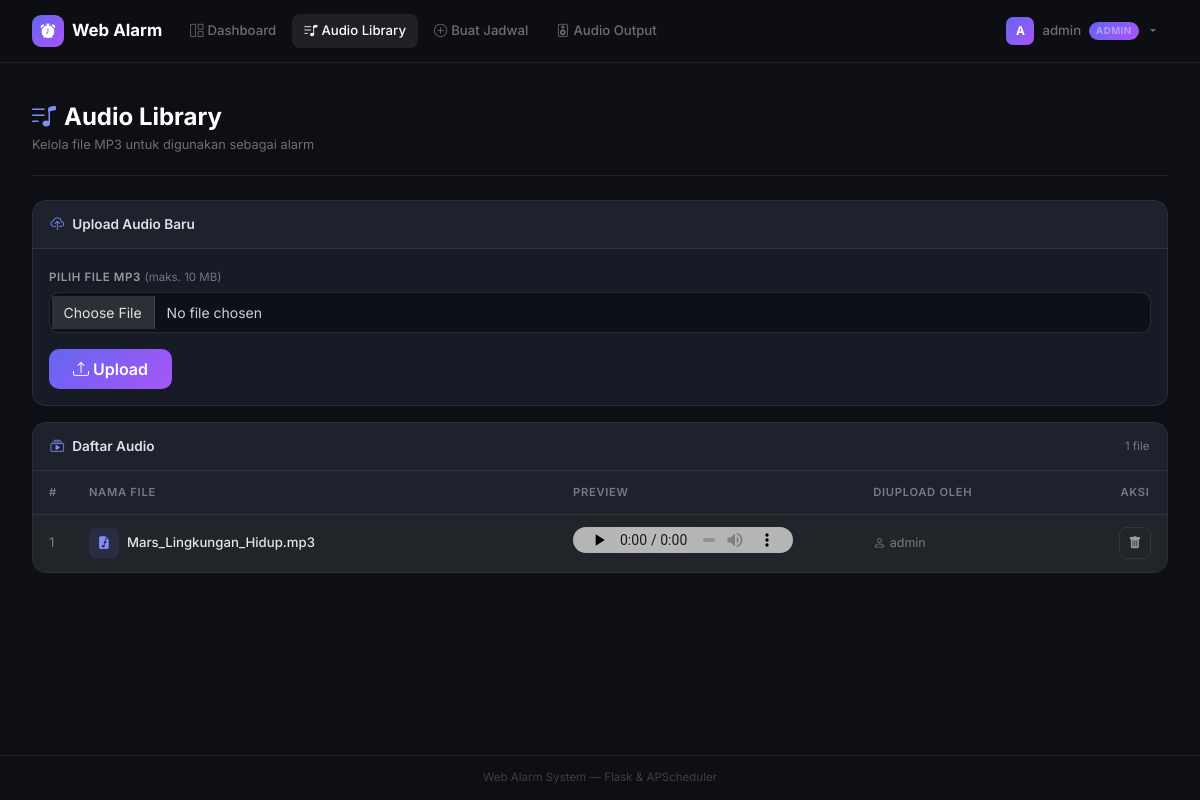
/audios (signed in), run on the app's committed database.
### models.py (models this page shows, shortened)
class User(UserMixin, db.Model):
    __tablename__ = 'users'
    id = db.Column(db.Integer, primary_key=True)
    name = db.Column(db.String(120), nullable=False)
    email = db.Column(db.String(120), unique=True, nullable=False)
    password_hash = db.Column(db.String(256), nullable=False)
    audios = db.relationship('Audio', backref='uploader', lazy=True)

class Audio(db.Model):
    __tablename__ = 'audios'
    id = db.Column(db.Integer, primary_key=True)
    filename = db.Column(db.String(256), nullable=False)       # UUID-based stored name
    original_name = db.Column(db.String(256), nullable=False)  # Original upload name
    filepath = db.Column(db.String(512), nullable=False)       # Full relative path
    uploaded_by = db.Column(db.Integer, db.ForeignKey('users.id'), nullable=False)
    uploaded_at = db.Column(db.DateTime, default=datetime.utcnow, nullable=False)
    schedules = db.relationship('Schedule', backref='audio', lazy=True)

### app.py (the view)
@app.route('/audios')
@login_required
def audios():
    audio_list = Audio.query.order_by(Audio.original_name).all()
    return render_template('audios.html', audios=audio_list)

### app.py (called while the page is built)
@login_manager.user_loader
def load_user(user_id):
    return db.session.get(User, int(user_id))

def is_admin():
    return current_user.is_authenticated and current_user.email == ADMIN_EMAIL

### templates/audios.html (shortened to what this page needs)
{% extends "base.html" %}
{% block content %}
<div class="page-header d-flex flex-wrap align-items-center justify-content-between gap-2">
  <div>
    <h1><i class="bi bi-music-note-list me-2" style="color:#818cf8"></i>Audio Library</h1>
    <div class="subtitle">Kelola file MP3 untuk digunakan sebagai alarm</div>
  </div>
</div>
{% if is_admin() %}
<div class="card mb-3">
  <div class="card-header">
    <i class="bi bi-cloud-upload me-2" style="color:#818cf8"></i>Upload Audio Baru
  </div>
  <div class="p-3">
    <form method="post" action="{{ url_for('upload_audio') }}" enctype="multipart/form-data">
      <div class="mb-3">
        <label class="form-label">Pilih File MP3 <span style="color:var(--text-muted);font-weight:400;text-transform:none;letter-spacing:0">(maks. 10 MB)</span></label>
        <input class="form-control" type="file" name="file" id="fileInput"
               accept=".mp3,audio/mpeg" required/>
      </div>
      <button type="submit" class="btn btn-primary-grad px-4 py-2">
        <i class="bi bi-upload me-1"></i>Upload
      </button>
    </form>
  </div>
</div>
{% endif %}
<div class="card">
  <div class="card-header d-flex align-items-center justify-content-between">
    <span><i class="bi bi-collection-play me-2" style="color:#818cf8"></i>Daftar Audio</span>
    <span style="font-size:.72rem;color:var(--text-muted);font-weight:400">{{ audios|length }} file</span>
  </div>
  {% if audios %}
  <div class="table-wrap">
    <table class="table">
      <thead>
        <tr>
          <th style="width:36px">#</th>
          <th>Nama File</th>
          <th>Preview</th>
          <th class="d-none d-md-table-cell">Diupload Oleh</th>
          {% if is_admin() %}<th style="width:60px;text-align:center">Aksi</th>{% endif %}
        </tr>
      </thead>
      <tbody>
        {% for audio in audios %}
        <tr>
          <td style="color:var(--text-muted)">{{ loop.index }}</td>
          <td>
            <div class="d-flex align-items-center gap-2">
              <span style="width:30px;height:30px;background:rgba(99,102,241,.12);
                           border-radius:7px;display:inline-flex;align-items:center;
                           justify-content:center;color:#818cf8;flex-shrink:0">
                <i class="bi bi-file-earmark-music-fill" style="font-size:.8rem"></i>
              </span>
              <span style="font-weight:500;color:#e2e8f0;word-break:break-word;min-width:0">
                {{ audio.original_name }}
              </span>
            </div>
          </td>
          <td style="min-width:160px">
            <audio controls preload="none" style="width:100%;max-width:220px">
              <source src="{{ url_for('static', filename='uploads/audios/' + audio.filename) }}"
                      type="audio/mpeg"/>
            </audio>
          </td>
          <td class="d-none d-md-table-cell" style="color:var(--text-muted);font-size:.78rem">
            <i class="bi bi-person me-1"></i>{{ audio.uploader.name }}
          </td>
          {% if is_admin() %}
          <td style="text-align:center">
            <form action="{{ url_for('delete_audio', audio_id=audio.id) }}" method="post"
                  onsubmit="return confirm('Hapus {{ audio.original_name }}?')">
              <button type="submit" class="btn-icon danger" title="Hapus">
                <i class="bi bi-trash-fill"></i>
              </button>
            </form>
          </td>
          {% endif %}
        </tr>
        {% endfor %}
      </tbody>
    </table>
  </div>
  {% endif %}
</div>
{% endblock %}

### templates/base.html (shortened to what this page needs)
<!DOCTYPE html>
<html lang="id" data-bs-theme="dark">
<head>
  <link href="https://cdn.jsdelivr.net/npm/bootstrap@5.3.3/dist/css/bootstrap.min.css"
        rel="stylesheet"/>
  <link href="https://cdn.jsdelivr.net/npm/bootstrap-icons@1.11.3/font/bootstrap-icons.min.css"
        rel="stylesheet"/>
</head>
<body>
<nav class="navbar navbar-expand-lg">
  <div class="page-wrap d-flex align-items-center w-100">
    <a class="navbar-brand d-flex align-items-center gap-2 me-3" href="{{ url_for('index') }}">
      <span class="brand-icon"><i class="bi bi-alarm-fill"></i></span>
      Web Alarm
    </a>
    <div class="collapse navbar-collapse" id="mainNav">
      <ul class="navbar-nav me-auto gap-1 mt-1 mt-lg-0">
        {% if current_user.is_authenticated %}
          <li class="nav-item">
            <a class="nav-link {% if request.endpoint == 'index' %}active{% endif %}"
               href="{{ url_for('index') }}">
              <i class="bi bi-grid-1x2 me-1"></i>Dashboard
            </a>
          </li>
          <li class="nav-item">
            <a class="nav-link {% if request.endpoint == 'audios' %}active{% endif %}"
               href="{{ url_for('audios') }}">
              <i class="bi bi-music-note-list me-1"></i>Audio Library
            </a>
          </li>
          {% if is_admin() %}
          <li class="nav-item">
            <a class="nav-link {% if request.endpoint == 'new_schedule' %}active{% endif %}"
               href="{{ url_for('new_schedule') }}">
              <i class="bi bi-plus-circle me-1"></i>Buat Jadwal
            </a>
          </li>
          <li class="nav-item">
            <a class="nav-link {% if request.endpoint == 'audio_settings' %}active{% endif %}"
               href="{{ url_for('audio_settings') }}">
              <i class="bi bi-speaker me-1"></i>Audio Output
            </a>
          </li>
          {% endif %}
        {% endif %}
      </ul>
      <ul class="navbar-nav ms-lg-2 mt-1 mt-lg-0">
        {% if current_user.is_authenticated %}
          <li class="nav-item dropdown">
            <a class="nav-link dropdown-toggle d-flex align-items-center gap-2"
               href="#" data-bs-toggle="dropdown" aria-expanded="false">
              <span style="width:28px;height:28px;background:linear-gradient(135deg,#6366f1,#a855f7);
                           border-radius:7px;display:inline-flex;align-items:center;
                           justify-content:center;font-size:.75rem;font-weight:700;color:#fff;flex-shrink:0">
                {{ current_user.name[0]|upper }}
              </span>
              <span class="d-none d-sm-inline">{{ current_user.name.split()[0] }}</span>
              {% if is_admin() %}<span class="badge-admin">ADMIN</span>{% endif %}
            </a>
          </li>
        {% endif %}
      </ul>
    </div>
  </div>
</nav>
<main>
  <div class="page-wrap">
    {% block content %}{% endblock %}
  </div>
</main>
<footer>
  Web Alarm System &mdash; Flask &amp; APScheduler
</footer>
</body>
</html>

### templates/base.html (style rules this page uses)
:root { --bg: #0d0f14; --surface: #161b26; --surface2: #1c2333; --border: rgba(255,255,255,.08); --text: #c9d1d9; --text-muted:rgba(255,255,255,.4); --accent: #6366f1; --accent2: #a855f7; --green: #22c55e; --red: #ef4444; --yellow: #eab308; --blue: #3b82f6; }
*, *::before, *::after { box-sizing: border-box; }
html { scroll-behavior: smooth; }
body { font-family: 'Inter', system-ui, sans-serif; background: var(--bg); color: var(--text); min-height: 100vh; display: flex; flex-direction: column; font-size: 15px; -webkit-font-smoothing: antialiased; }
.navbar { background: rgba(13,15,20,.96) !important; border-bottom: 1px solid var(--border); backdrop-filter: blur(16px); -webkit-backdrop-filter: blur(16px); padding: .6rem 0; position: sticky; top: 0; z-index: 1030; }
.navbar-brand { font-size: 1.05rem; font-weight: 700; color: #fff !important; gap: 8px; }
.brand-icon { background: linear-gradient(135deg, var(--accent), var(--accent2)); border-radius: 9px; width: 32px; height: 32px; display: inline-flex; align-items: center; justify-content: center; font-size: .9rem; flex-shrink: 0; }
.nav-link { color: var(--text-muted) !important; font-size: .825rem; font-weight: 500; padding: .45rem .75rem !important; border-radius: 8px; transition: all .15s; white-space: nowrap; }
.nav-link:hover, .nav-link.active { color: #fff !important; background: rgba(255,255,255,.08); }
.badge-admin { background: linear-gradient(135deg, var(--accent), var(--accent2)); font-size: .6rem; padding: 2px 7px; border-radius: 20px; font-weight: 700; letter-spacing: .5px; vertical-align: middle; }
.page-wrap { width: 100%; max-width: 1200px; margin: 0 auto; padding: 0 1rem; }
@media (min-width: 576px) { .page-wrap { padding: 0 1.25rem; } }
@media (min-width: 992px) { .page-wrap { padding: 0 2rem; } }
main { flex: 1; padding-bottom: 2rem; }
.page-header { padding: 1.5rem 0 1.25rem; border-bottom: 1px solid var(--border); margin-bottom: 1.5rem; }
.page-header h1 { font-size: clamp(1.2rem, 4vw, 1.5rem); font-weight: 700; color: #fff; margin: 0; line-height: 1.2; }
.page-header .subtitle { font-size: .8rem; color: var(--text-muted); margin-top: 4px; }
.card { background: var(--surface); border: 1px solid var(--border); border-radius: 14px; }
.card-header { background: rgba(255,255,255,.03); border-bottom: 1px solid var(--border); border-radius: 14px 14px 0 0 !important; padding: .85rem 1.1rem; font-weight: 600; font-size: .85rem; }
.table-wrap { overflow-x: auto; -webkit-overflow-scrolling: touch; border-radius: 0 0 14px 14px; }
.table { color: var(--text); margin: 0; min-width: 520px; }
.table thead th { background: rgba(255,255,255,.03); border-bottom: 1px solid var(--border); font-size: .7rem; font-weight: 600; text-transform: uppercase; letter-spacing: .7px; color: var(--text-muted); padding: .8rem 1rem; white-space: nowrap; }
.table tbody td { border-bottom: 1px solid rgba(255,255,255,.04); padding: .8rem 1rem; vertical-align: middle; font-size: .825rem; }
.table tbody tr:last-child td { border-bottom: none; }
.btn-primary-grad { background: linear-gradient(135deg, var(--accent), var(--accent2)); border: none; color: #fff; font-weight: 600; border-radius: 10px; transition: opacity .15s, transform .1s; }
.btn-icon { width: 32px; height: 32px; display: inline-flex; align-items: center; justify-content: center; border-radius: 8px; border: 1px solid var(--border); background: transparent; color: rgba(255,255,255,.55); font-size: .8rem; transition: all .15s; cursor: pointer; flex-shrink: 0; }
.form-control, .form-select { background: #0d1117; border: 1px solid rgba(255,255,255,.1); color: var(--text); border-radius: 10px; padding: .55rem .85rem; font-size: .875rem; }
.form-control::placeholder { color: rgba(255,255,255,.22); }
.form-label { font-size: .72rem; font-weight: 600; color: rgba(255,255,255,.55); text-transform: uppercase; letter-spacing: .6px; margin-bottom: .35rem; }
audio { filter: invert(1) hue-rotate(180deg); height: 26px; max-width: 100%; min-width: 120px; }
footer { background: rgba(13,15,20,.96); border-top: 1px solid var(--border); padding: .85rem 1rem; text-align: center; font-size: .72rem; color: rgba(255,255,255,.2); }

### data on the page
User: name "A", name "admin"
Audio: original_name "Mars_Lingkungan_Hidup.mp3", uploader.name "admin"

### other printed values
{{ audios|length }} "1"
